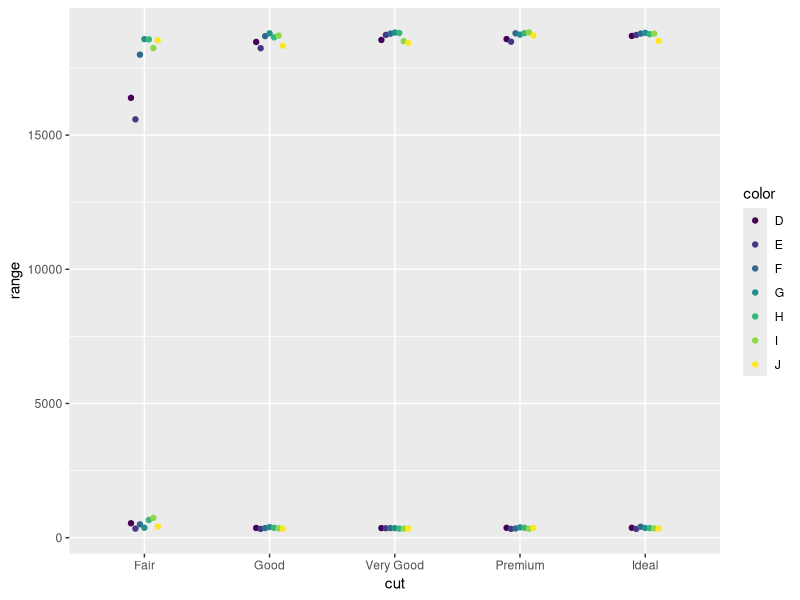
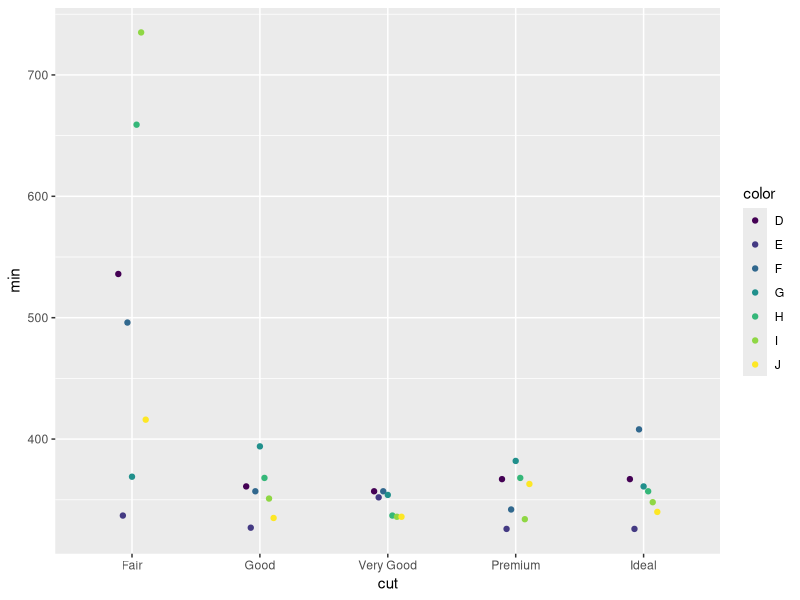
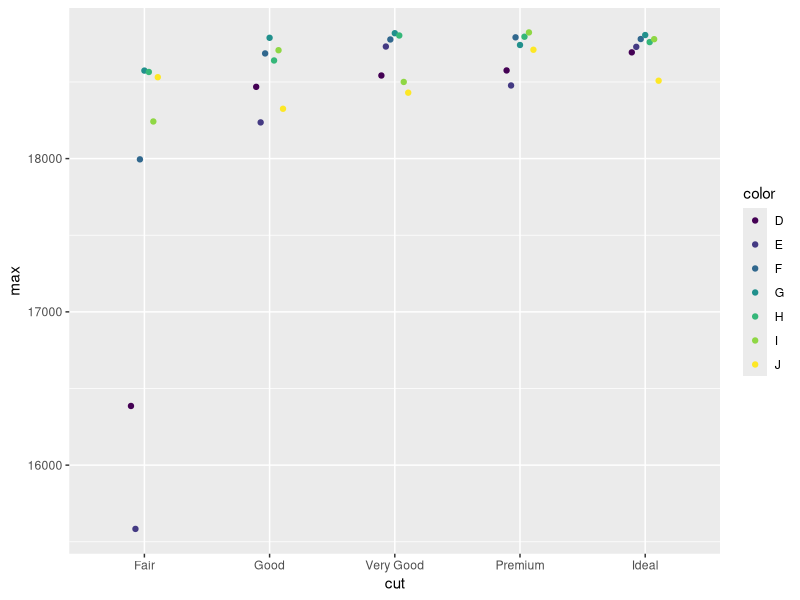
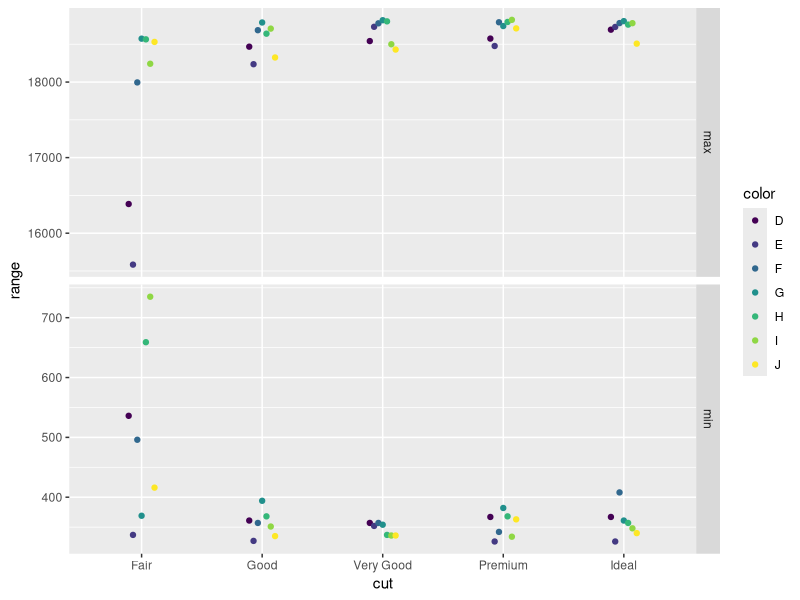
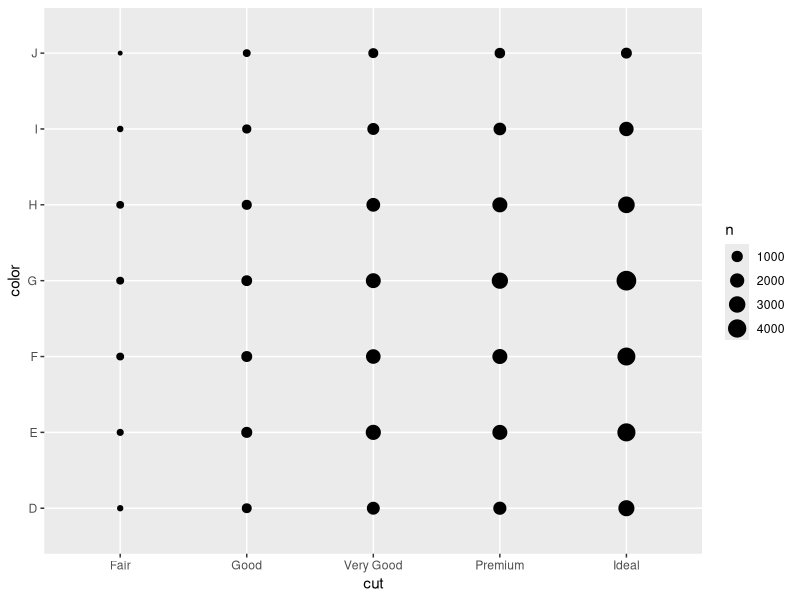
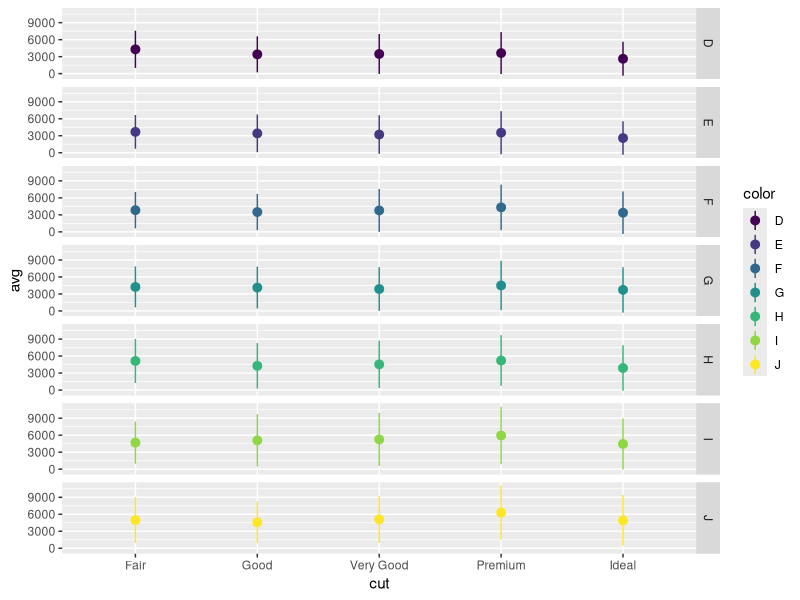
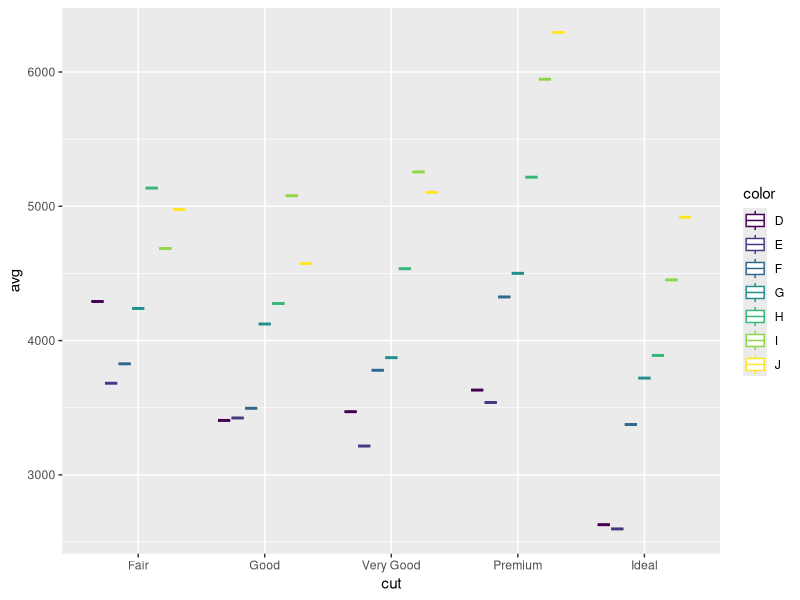
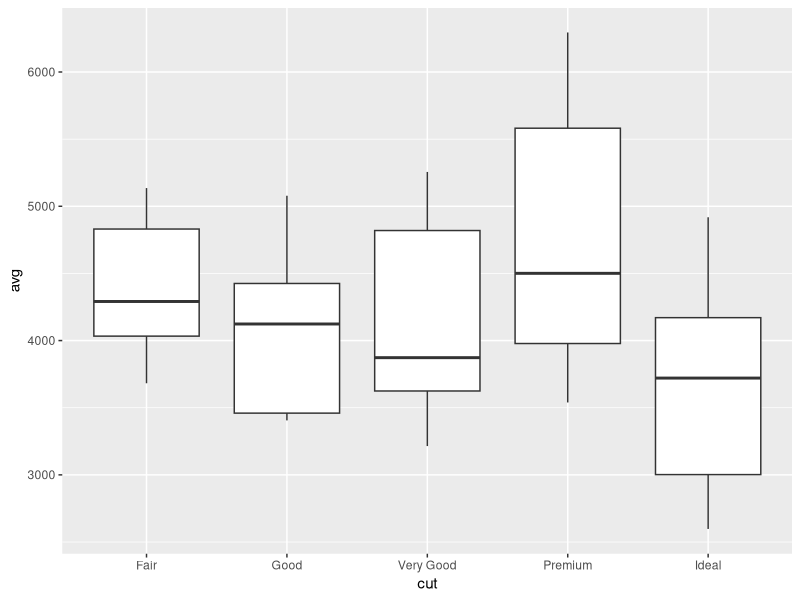

The R script that drew these images, in order:
## ---- chunk 1
knitr::opts_chunk$set(echo = TRUE)

library(tidyverse)
## ---- chunk 2
# Variable names
# names(diamonds)

# A compact view
glimpse(diamonds)

# Summary statistics
# summary(diamonds)
## ---- chunk 3
diamonds
## ---- chunk 4
(num_IF <- sum(diamonds$clarity == "IF"))

diamonds %>% 
  group_by(clarity) %>% 
  count()

table(diamonds$clarity)

table(diamonds$clarity, diamonds$color)
## ---- chunk 5
num_IF / nrow(diamonds) # proportion

num_IF / nrow(diamonds) * 100 # percent
## ---- chunk 6

diamonds %>%
  count(clarity) %>%
  mutate(
    # n_ = n(), # 8, n from input, not diamons
    # n_row = nrow(diamonds),
    prop = n/nrow(diamonds)) %>% 
  knitr::kable(caption = "The proportion of each type of clarity diamond.")

# Longer form:
diamonds %>% 
  group_by(clarity) %>% 
  summarise(n = n()/nrow(diamonds)) 
  
# The intersection of two variables (as a data.frame)
# with grouping by clarity
diamonds %>% 
  group_by(clarity, color) %>% 
  summarise(n = n())

# A contigency table (not a data.frame object)
table(diamonds$clarity, diamonds$color)

table(diamonds$clarity) / length(diamonds$clarity)
table(diamonds$clarity) / nrow(diamonds)

## ---- chunk 7
min(diamonds$price)
## ---- chunk 8
which.min(diamonds$price)

# use to find the rest of the values:
# Hard coding :(
diamonds %>% 
  slice(1)

# Integrated
# By index position
diamonds %>% 
  slice(which.min(price), which.max(price)) %>%
  # select(-price) %>%
  print()

# By logical vector
diamonds %>%
  filter(price == min(price) | price == max(price)) %>%
  # select(-price) %>% 
  print()

# Although it worked, try to not use !price to _not_ select
# a column. Use it for negation in logical expressions:
diamonds %>% 
  filter(price < 500)
# The negation
diamonds %>% 
  filter(!(price < 500))
## ---- chunk 9
# As a vector
diff(range(diamonds$price))

# As a data.frame (tibble)
diamonds %>%
  summarise(singleRange = max(price) - min(price))
## ---- chunk 10
table(diamonds$cut, diamonds$color)

# 4 variables: cut, color, min, max
# dim: 35 x 4
diamonds %>% 
  group_by(cut, color) %>% 
  summarise(min = min(price),
            max = max(price)) -> dia_range_2_col
dia_range_2_col

# pivot, specity var to exclude
dia_range_2_col %>% 
  pivot_longer(-c(cut, color))

# pivot, specity var to include
dia_range_2_col %>% 
  pivot_longer(c(min, max))

# 3 variables cut, color, range
# dim: 70 x 3
diamonds %>% 
  group_by(cut, color) %>% 
  summarise(range = range(price)) -> dia_range_1_col
dia_range_1_col

# Add a column for defining which value is max and min
dia_range_1_col %>% 
  mutate(metric = c("min", "max")) -> dia_range_1_col_ID
## ---- chunk 11
# Define position for dots in plots:
posn_d <- position_dodge(width = 0.25)
# But can also use position = "dodge"

# Define the data and aesthetics  
ggplot(dia_range_1_col, aes(cut, range, color = color)) + geom_point(position = posn_d) +
  # geom_path() +
  # geom_line() +
  # scale_color_brewer() +
  NULL

# try with 2 col, but we'd need two ploting functions:
ggplot(dia_range_2_col, aes(cut, min, color = color)) +
  geom_point(position = posn_d) +
  NULL
ggplot(dia_range_2_col, aes(cut, max, color = color)) +
  geom_point(position = posn_d) +
  NULL

# Use IDs for each value:
ggplot(dia_range_1_col_ID, aes(cut, range, color = color)) +
  geom_point(position = posn_d) +
  # geom_path() +
  # geom_line() +
  facet_grid(metric ~ ., scales = "free_y") +
  NULL


# Avoid bar plots in this case
# More appropriate for absolute counts
# geom_jitter() # add random noise on x
# geom_col(color = "red") # default position = "stack"
# We can define aes in a geom_ but it doesn't help here:
  # geom_point(aes(y = max)) +
## ---- chunk 12
table(diamonds$cut, diamonds$color)

# 35 combinations of cut and color
diamonds %>% 
  group_by(cut, color) %>% 
  summarise(avg = mean(price),
            stdev = sd(price),
            n = n()) -> dia_cut_color

## ---- chunk 13

# dia_cut_color
# cut   color   avg   ... stdev
# Aesthetics (scale, axis):
# x-axis, y-axis, color-axis, size-axis, fill-axis, linetype-axis, alpha-axis, shape-axis 

# n is mapped onto the Size aes
ggplot(dia_cut_color, aes(x = cut, y = color, size = n)) +
  geom_point()

# avg price is mapped onto y
# Add stdev to geom_pointrange
ggplot(dia_cut_color, aes(x = cut, y = avg, color = color)) +
  geom_pointrange(aes(ymin = avg - stdev, ymax = avg + stdev)) +
  geom_point() +
  facet_grid(rows = vars(color))

## ---- chunk 14
# Here using the average for each of the 35 groups (cut + color)
# NOT appropriate
ggplot(dia_cut_color, aes(x = cut, y = avg, color = color)) +
  geom_boxplot()
# the dist of the avg prices --- not useful or appropriate
ggplot(dia_cut_color, aes(x = cut, y = avg)) +
  geom_boxplot()

# Here, using the raw data would be better
# but... we need to transform it
ggplot(diamonds, aes(x = cut, y = log(price), color = color)) +
  geom_boxplot()


## ---- chunk 15
# Just taking the Ideal cut and E color:
example <- diamonds$price[diamonds$cut == "Ideal" & diamonds$color == "E"]

comparisons <- tibble(raw = example)

comparisons %>% 
  mutate(log_e = log(raw),
         z_score = scale(raw)[,1]) -> comparisons

ggplot(comparisons, aes(raw)) +
  geom_density()

ggplot(comparisons, aes(log_e)) +
  geom_density()

# The distribution has the same shape as the raw data, but 
# is rescaled using the z_score
ggplot(comparisons, aes(z_score)) +
  geom_density() 

# I would rather make the data tidy and do one plotting function:
# Tidy data would look like: 2 variables: scale and value

comparisons %>% 
  pivot_longer(everything()) -> comp_t

ggplot(comp_t, aes(value, color = name)) +
  geom_density() +
  facet_wrap(facets = vars(name), scales = "free")


## ---- chunk 16

## ---- chunk 17

## ---- chunk 18

## ---- chunk 19
diamonds %>% 
  group_by(cut, color) %>% 
  summarise(min = min(price),
            max = max(price)) %>% 
  # data.frame() %>% 
  
  print()
